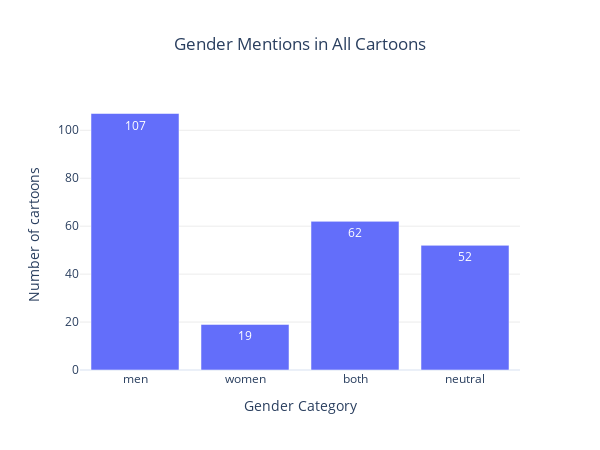
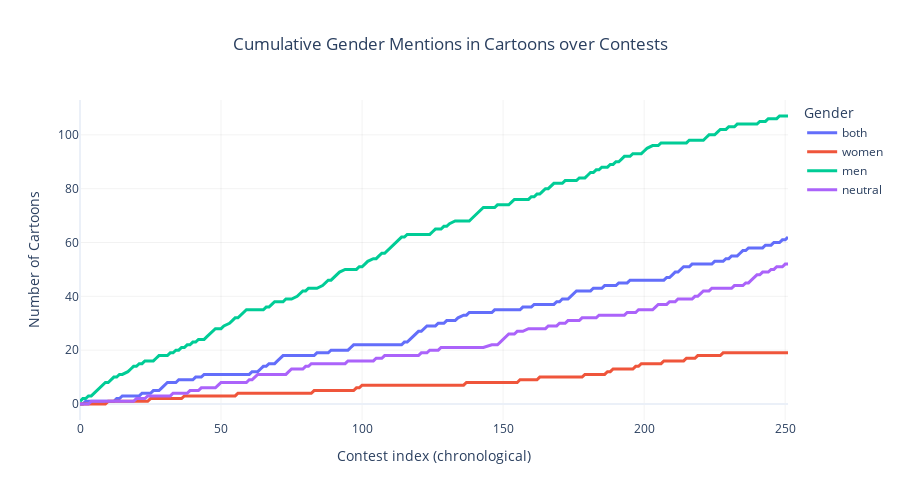

Notebook code cell kept with these figures, in order:
### Code cell
## How often men/women appear in a cartoon ?

# Overall distribution of gender over all the cartoons.
gender_image = dataC1['gender_mention']

# Count frequency
gender_counts = gender_image.value_counts().sort_index()

# Plot Overall counts
ga.plot_overall_counts_plotly(
    gender_counts,
    title="Gender Mentions in All Cartoons",
    xlabel="Gender Category",
    ylabel="Number of cartoons", 
    save = r"saved plots\counts_cartoons.html"
)

# Evolution over time
df = pd.DataFrame({"contest_index": range(0, len(dataC1)),
                   "gender_mention": dataC1['gender_mention']})

# Count mentions per contest (here each row = one contest)
counts = pd.get_dummies(df["gender_mention"]).cumsum()

# Plot cumulative counts
ga.plot_cumulative_mentions_plotly(
    counts,
    title="Cumulative Gender Mentions in Cartoons over Contests",
    xlabel="Contest index (chronological)",
    ylabel="Number of Cartoons",
    legend_title="Gender",
    save = r"saved plots\cumulative_cartoons.html"
)

### Figure 1 — Plotly figure (JSON) as saved in the notebook; plotly's stock layout.template omitted (floating-point values rounded to 4 significant figures)
{"data": [{"hovertemplate": "<b>%{x}</b><br>Count: %{y}<extra></extra>", "text": [107.0, 19.0, 62.0, 52.0], "textposition": "auto", "type": "bar", "x": ["male", "female", "both", "neutral"], "y": [107, 19, 62, 52]}], "layout": {"height": 450, "title": {"text": "Gender Mentions in All Cartoons", "x": 0.5}, "width": 600, "xaxis": {"tickangle": 0, "ticktext": ["men", "women", "both", "neutral"], "tickvals": ["male", "female", "both", "neutral"], "title": {"text": "Gender Category"}}, "yaxis": {"gridcolor": "rgba(0,0,0,0.08)", "showgrid": true, "title": {"text": "Number of cartoons"}}}}

### Figure 2 — Plotly figure (JSON) as saved in the notebook; plotly's stock layout.template omitted (floating-point values rounded to 4 significant figures; data arrays with more than 128 entries replaced by an {"elided": "..."} marker saying what was removed)
{"data": [{"hovertemplate": "<b>both</b><br>Contest: %{x}<br>Count: %{y}<extra></extra>", "line": {"width": 3}, "mode": "lines", "name": "both", "type": "scatter", "x": {"elided": "240 int values"}, "y": {"elided": "240 int values"}}, {"hovertemplate": "<b>female</b><br>Contest: %{x}<br>Count: %{y}<extra></extra>", "line": {"width": 3}, "mode": "lines", "name": "women", "type": "scatter", "x": {"elided": "240 int values"}, "y": {"elided": "240 int values"}}, {"hovertemplate": "<b>male</b><br>Contest: %{x}<br>Count: %{y}<extra></extra>", "line": {"width": 3}, "mode": "lines", "name": "men", "type": "scatter", "x": {"elided": "240 int values"}, "y": {"elided": "240 int values"}}, {"hovertemplate": "<b>neutral</b><br>Contest: %{x}<br>Count: %{y}<extra></extra>", "line": {"width": 3}, "mode": "lines", "name": "neutral", "type": "scatter", "x": {"elided": "240 int values"}, "y": {"elided": "240 int values"}}], "layout": {"height": 500, "hovermode": "x unified", "legend": {"title": {"text": "Gender"}}, "title": {"text": "Cumulative Gender Mentions in Cartoons over Contests", "x": 0.5}, "width": 900, "xaxis": {"gridcolor": "rgba(0,0,0,0.05)", "showgrid": true, "title": {"text": "Contest index (chronological)"}}, "yaxis": {"gridcolor": "rgba(0,0,0,0.05)", "showgrid": true, "title": {"text": "Number of Cartoons"}}}}
